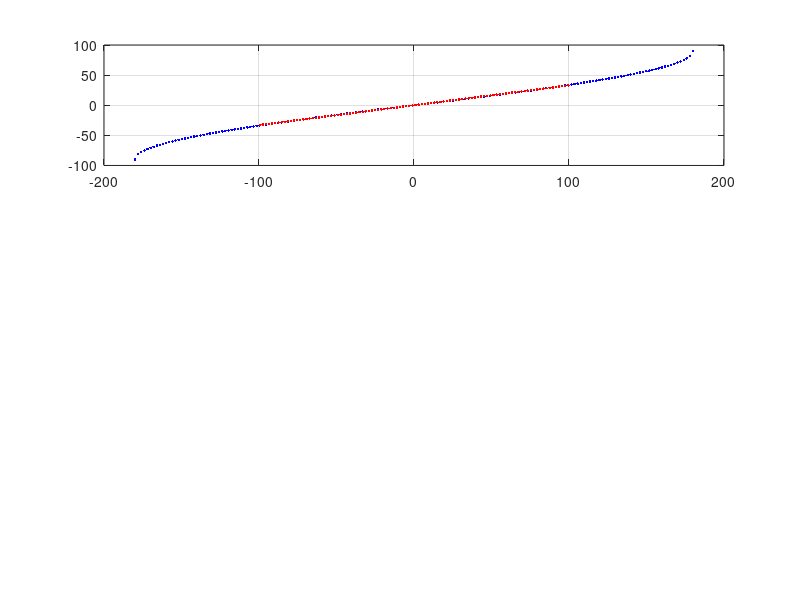

This figure's MATLAB source: (Note: this script raises an error after producing the figure.)
% Author: Kaluri V. Ranga Rao
% Visiting Scholar, Department of Computer Science,
% The Ohio State University
%
% Copyright (c) 2025 Kaluri V. Ranga Rao
% All rights reserved.
%
% This code is part of the material for the book:
% "Direction Finding Algorithms for Practicing Engineers,"
% published by Springer Nature.
%
% This material is intended for academic and research purposes only.
clc; clear all;
close all;
numberOfSamples = 180; 
phi(1,:) = linspace(180,-180,numberOfSamples);
phi(2,:) = phi(1,:);
% linear regression for dbyl = 0.5
dbyl = 0.5; A = (2*pi*dbyl);
x = phi(1,:)/(360*dbyl);
theta(1,:) = asind(x);
s = 41; e = 140; s2 = s; e2 = e;
phix1 = phi(1,s:e); thetay1 = theta(1,s:e);
p = polyfit(phix1,thetay1,1);
thetayHat1 = polyval(p,phix1);
% linear regression for dbyl = 0.3
dbyl1 = 0.3; A = (2*pi*dbyl1);
arg = phi(2,:)/(360*dbyl1);
ki = find(abs(arg) > 1); arg(ki) = sign(arg(ki));
kr = find(abs(arg) <= 1);
theta(2,:) = asind(arg);
s1 = 90-round(0.5*(e-s)*(dbyl1/dbyl)); e1 = 90+round(0.5*(e-s)*(dbyl1/dbyl));
s = s1; e = e1;
phix2 = phi(2,s:e); thetay2 = theta(2,s:e);
p1 = polyfit(phix2,thetay2,1);
thetayHat2 = polyval(p1,phix2);


subplot(311); plot(phi(1,:),theta(1,:),'.b',phix1,thetayHat1,'.r');grid;
label311(phi,theta,s2,e2,p,dbyl);

subplot(312); plot(phi(2,kr),theta(2,kr),'.k',phix2,thetayHat2,'.g', ...
    phi(2,ki),theta(2,ki),'+k');grid;
label312(phi,theta,s1,e1,p1,dbyl1)
